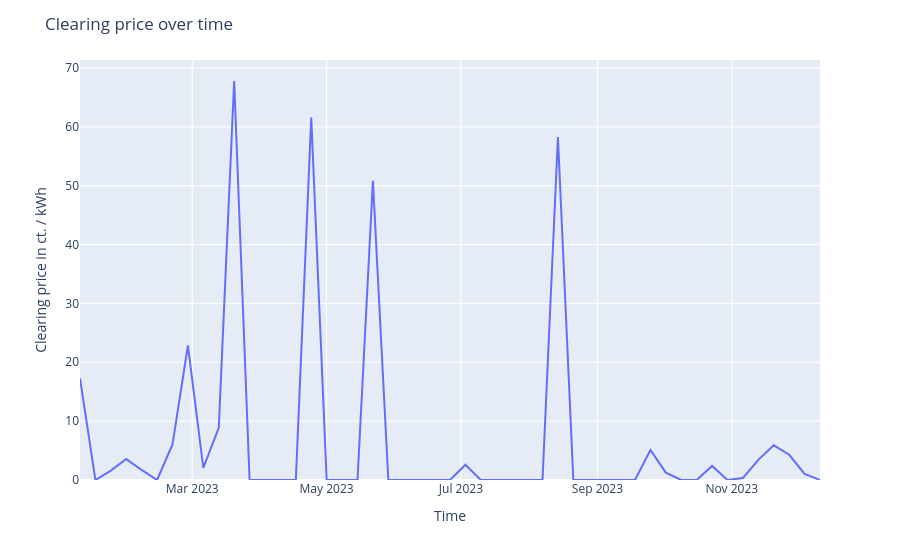

Notebook code for this chart:
### Markdown cell above
# Prices / Welfare over time

### Code cell
sql = f"""
SELECT
	start_time,
	sum(volume) as bid_volume,
	sum(accepted_volume) as accepted_volume,
	avg(price) as avg_bid_price,
	avg(accepted_price) * 100 as clearing_price,
	sum(abs(accepted_price-price)) as welfare
FROM market_orders
WHERE {SIM_FILTER}
GROUP BY start_time
"""
prices_over_time = pd.read_sql(sql, con)
fig = px.line(prices_over_time, "start_time", "clearing_price")
fig.update_layout(
    title="Clearing price over time",
    xaxis_title="Time",
    yaxis_title="Clearing price in ct. / kWh")
fig.update_yaxes(rangemode="tozero")

### Figure 1 — Plotly figure (JSON) as saved in the notebook; plotly's stock layout.template omitted (floating-point values rounded to 4 significant figures)
{"data": [{"hovertemplate": "start_time=%{x}<br>clearing_price=%{y}<extra></extra>", "legendgroup": "", "line": {"color": "#636efa", "dash": "solid"}, "marker": {"symbol": "circle"}, "mode": "lines", "name": "", "orientation": "v", "showlegend": false, "type": "scatter", "x": ["2023-01-09 01:00:00.000000", "2023-01-16 01:00:00.000000", "2023-01-23 01:00:00.000000", "2023-01-30 01:00:00.000000", "2023-02-06 01:00:00.000000", "2023-02-13 01:00:00.000000", "2023-02-20 01:00:00.000000", "2023-02-27 01:00:00.000000", "2023-03-06 01:00:00.000000", "2023-03-13 01:00:00.000000", "2023-03-20 01:00:00.000000", "2023-03-27 01:00:00.000000", "2023-04-03 01:00:00.000000", "2023-04-10 01:00:00.000000", "2023-04-17 01:00:00.000000", "2023-04-24 01:00:00.000000", "2023-05-01 01:00:00.000000", "2023-05-08 01:00:00.000000", "2023-05-15 01:00:00.000000", "2023-05-22 01:00:00.000000", "2023-05-29 01:00:00.000000", "2023-06-05 01:00:00.000000", "2023-06-12 01:00:00.000000", "2023-06-19 01:00:00.000000", "2023-06-26 01:00:00.000000", "2023-07-03 01:00:00.000000", "2023-07-10 01:00:00.000000", "2023-07-17 01:00:00.000000", "2023-07-24 01:00:00.000000", "2023-07-31 01:00:00.000000", "2023-08-07 01:00:00.000000", "2023-08-14 01:00:00.000000", "2023-08-21 01:00:00.000000", "2023-08-28 01:00:00.000000", "2023-09-04 01:00:00.000000", "2023-09-11 01:00:00.000000", "2023-09-18 01:00:00.000000", "2023-09-25 01:00:00.000000", "2023-10-02 01:00:00.000000", "2023-10-09 01:00:00.000000", "2023-10-16 01:00:00.000000", "2023-10-23 01:00:00.000000", "2023-10-30 01:00:00.000000", "2023-11-06 01:00:00.000000", "2023-11-13 01:00:00.000000", "2023-11-20 01:00:00.000000", "2023-11-27 01:00:00.000000", "2023-12-04 01:00:00.000000", "2023-12-11 01:00:00.000000"], "xaxis": "x", "y": [17.26, 0.0, 1.602, 3.557, 1.707, 0.0, 6.053, 22.85, 2.061, 8.872, 67.79, 0.0, 0.0, 0.0, 0.0, 61.59, 0.0, 0.0, 0.0, 50.81, 0.0, 0.0, 0.0, 0.0, 0.0, 2.59, 0.0, 0.0, 0.0, 0.0, 0.0, 58.28, 0.0, 0.0, 0.0, 0.0, 0.0, 5.097, 1.256, 0.0, 0.0, 2.386, 0.0, 0.3435, 3.419, 5.888, 4.288, 1.041, 0.0], "yaxis": "y"}], "layout": {"legend": {"tracegroupgap": 0}, "margin": {"t": 60}, "title": {"text": "Clearing price over time"}, "xaxis": {"anchor": "y", "domain": [0, 1], "title": {"text": "Time"}}, "yaxis": {"anchor": "x", "domain": [0, 1], "rangemode": "tozero", "title": {"text": "Clearing price in ct. / kWh"}}}}
